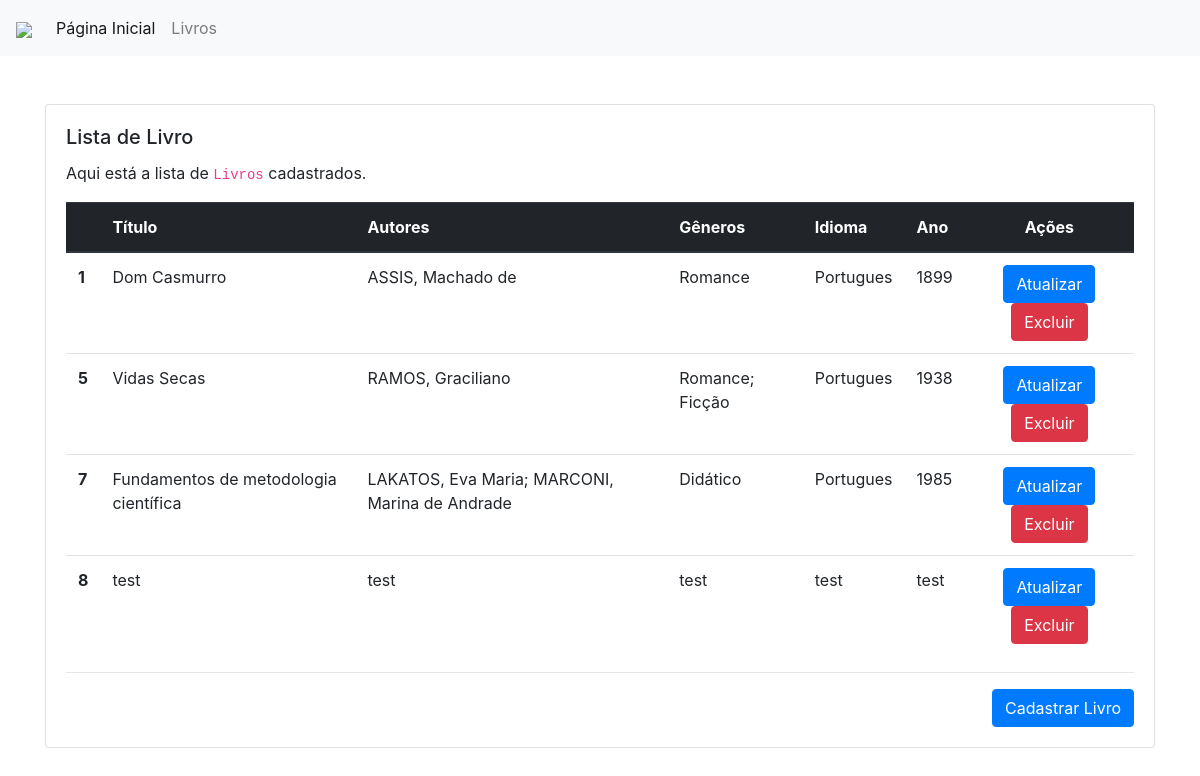
Screenshot of /livros/ with the database file from the repository.
### sisbiblioteca/models.py (models this page shows)
class Livro(models.Model):
    titulo = models.CharField(
    	max_length=255,
    	null=False,
    	blank=False
    )
    autor = models.CharField(
       max_length=255,
       null=False,
       blank=False
    )
    genero = models.CharField(
       max_length=255,
       null=False,
       blank=False
    )
    idioma = models.CharField(
        default="",
        max_length=20,
        null=False,
        blank=False
    )
    ano_public = models.CharField(
    	max_length=4,
    	null=False,
    	blank=False
    )
    """data_criacao = models.DateTimeField(
    	auto_now_add=True,
    	editable=False
    )

    data_alteracao = models.DateTimeField(
    	auto_now=True,
    	editable=False
    )"""
    objetos = models.Manager()

### website/views.py (the view)
# urls.py: path('livros/', LivroListView.as_view(), name="lista_livros"),
class LivroListView(ListView):
    template_name = "website/lista.html"
    model = Livro
    context_object_name = "livros"

### website/templates/website/lista.html (shortened to what this page needs)
{% extends "website/_layouts/base.html" %}
{% block conteudo %}
<div class="container mt-5">
  <div class="row">
    <div class="col-lg-12 col-md-12 col-sm-12 col-xs-12">
      <div class="card">
        <div class="card-body">
          <h5 class="card-title">Lista de Livro</h5>
          {% if livros|length > 0 %}
            <p class="card-text">
              Aqui está a lista de <code>Livros</code> cadastrados.
            </p>
            <table class="table">
              <thead class="thead-dark">
              <tr>
                <th scope="col"></th>
                <th scope="col">Título</th>
                <th scope="col">Autores</th>
                <th scope="col">Gêneros</th>
                <th scope="col">Idioma</th>
                <th scope="col">Ano</th>
                <th scope="col" class="text-center">Ações</th>
              </tr>
              </thead>
              <tbody>
              {% for livro in livros %}
                <tr>
                  <th scope="row">{{ livro.id }}</th>
                  <td>{{ livro.titulo }}</td>
                  <td>{{ livro.autor }}</td>
                  <td>{{ livro.genero }}</td>
                  <td>{{ livro.idioma }}</td>
                  <td>{{ livro.ano_public }}</td>
                  <td class="text-center">
                    <a href="{% url 'website:atualiza_livro' pk=livro.id %}"
                       class="btn btn-primary">
                      Atualizar
                    </a>
                    <a href="{% url 'website:deleta_livro' pk=livro.id %}"
                      class="btn btn-danger">
                        Excluir
                    </a>
                  </td>
                </tr>
              {% endfor %}
              </tbody>
            </table>
        {% else %}
          <div class="text-center mt-5 mb-5 jumbotron">
            <h5>Nenhum <code>Livro</code> cadastrado ainda.</h5>
          </div>
        {% endif %}
          <hr />
          <div class="text-right">
            <a href="{% url 'website:cadastra_livro' %}" class="btn btn-primary">
              Cadastrar Livro
            </a>
          </div>
        </div>
      </div>
    </div>
  </div>
</div>
{% endblock %}

### website/templates/website/_layouts/base.html (shortened to what this page needs)
<!DOCTYPE html>
<html>
    {% load static %}
    <head>
        <link rel="stylesheet" type="text/css" href="{% static 'website/css/bootstrap.min.css' %}">
        <link rel="stylesheet" type="text/css" href="{% static 'website/css/master.css' %}">
    </head>
    <body>
        <nav class="navbar navbar-expand-lg navbar-light bg-light">
            <a class="navbar-brand" href="{% url 'website:index' %}">
              <img src="{% static 'website/img/livros.png' %}" height="45px">
            </a>
            <div class="collapse navbar-collapse" id="navbarSupportedContent">
                <ul class="navbar-nav mr-auto">
                    <li class="nav-item active">
                        <a class="nav-link" href="{% url 'website:index' %}">Página Inicial</a>
                    </li>
                    <li class="nav-item">
                        <a class="nav-link" href="{% url 'website:lista_livros' %}">Livros</a>
                    </li>
                </ul>
            </div>
        </nav>
        {% block conteudo %}{% endblock %}
    </body>
</html>

### rows the page displays
Livro: id "1", titulo "Dom Casmurro", autor "ASSIS, Machado de", genero "Romance", idioma "Portugues", ano_public "1899"
Livro: id "5", titulo "Vidas Secas", autor "RAMOS, Graciliano", genero "Romance; Ficção", idioma "Portugues", ano_public "1938"
Livro: id "7", titulo "Fundamentos de metodologia científica", autor "LAKATOS, Eva Maria; MARCONI, Marina de Andrade", genero "Didático", idioma "Portugues", ano_public "1985"
Livro: id "8", titulo "test", autor "test", genero "test", idioma "test", ano_public "test"
